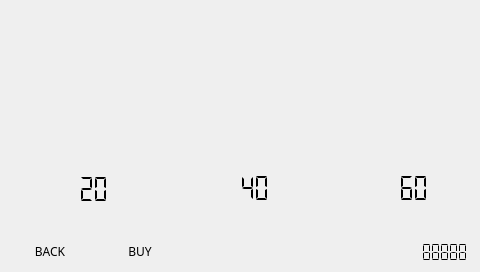
<?xml version="1.0" encoding="UTF-8"?>
<ui version="4.0">
 <class>shop</class>
 <widget class="QWidget" name="shop">
  <property name="geometry">
   <rect>
    <x>0</x>
    <y>0</y>
    <width>480</width>
    <height>272</height>
   </rect>
  </property>
  <property name="windowTitle">
   <string>Shop</string>
  </property>
  <widget class="QLabel" name="background_image">
   <property name="geometry">
    <rect>
     <x>0</x>
     <y>0</y>
     <width>481</width>
     <height>281</height>
    </rect>
   </property>
   <property name="text">
    <string/>
   </property>
   <property name="pixmap">
    <pixmap>images/backgrounds/background.png</pixmap>
   </property>
   <property name="scaledContents">
    <bool>true</bool>
   </property>
  </widget>
  <widget class="QPushButton" name="buy_egg_button">
   <property name="geometry">
    <rect>
     <x>100</x>
     <y>240</y>
     <width>80</width>
     <height>22</height>
    </rect>
   </property>
   <property name="font">
    <font>
     <family>PKMN RBYGSC</family>
    </font>
   </property>
   <property name="styleSheet">
    <string notr="true">border-radius: 10px;
border-width: 0px;
background-color: transparent;
border-image: url(images/backgrounds/button_background.png) 0 0 0 0 stretch stretch;</string>
   </property>
   <property name="text">
    <string>BUY</string>
   </property>
  </widget>
  <widget class="QPushButton" name="back_button">
   <property name="geometry">
    <rect>
     <x>10</x>
     <y>240</y>
     <width>80</width>
     <height>22</height>
    </rect>
   </property>
   <property name="font">
    <font>
     <family>PKMN RBYGSC</family>
    </font>
   </property>
   <property name="styleSheet">
    <string notr="true">border-radius: 10px;
border-width: 0px;
background-color: transparent;
border-image: url(images/backgrounds/button_background.png) 0 0 0 0 stretch stretch;</string>
   </property>
   <property name="text">
    <string>BACK</string>
   </property>
  </widget>
  <widget class="QRadioButton" name="pokemon_button_1">
   <property name="enabled">
    <bool>true</bool>
   </property>
   <property name="geometry">
    <rect>
     <x>5</x>
     <y>5</y>
     <width>153</width>
     <height>221</height>
    </rect>
   </property>
   <property name="sizePolicy">
    <sizepolicy hsizetype="Fixed" vsizetype="Fixed">
     <horstretch>0</horstretch>
     <verstretch>0</verstretch>
    </sizepolicy>
   </property>
   <property name="styleSheet">
    <string notr="true">QRadioButton {
border-radius: 10px;
border-width: 0px;
background-color: transparent;
}

QRadioButton::indicator {
width: 0px;
height: 0px;
border-radius: 0px;
}

QRadioButton::indicator::unchecked{ 
width: 0px;
height: 0px;
border-radius: 0px;
}

QRadioButton::indicator::checked{ 
width: 0px;
height: 0px;
border-radius: 0px;
}</string>
   </property>
   <property name="text">
    <string/>
   </property>
   <property name="iconSize">
    <size>
     <width>32</width>
     <height>32</height>
    </size>
   </property>
   <property name="checked">
    <bool>true</bool>
   </property>
  </widget>
  <widget class="QRadioButton" name="pokemon_button_3">
   <property name="enabled">
    <bool>true</bool>
   </property>
   <property name="geometry">
    <rect>
     <x>321</x>
     <y>5</y>
     <width>153</width>
     <height>221</height>
    </rect>
   </property>
   <property name="sizePolicy">
    <sizepolicy hsizetype="Fixed" vsizetype="Fixed">
     <horstretch>0</horstretch>
     <verstretch>0</verstretch>
    </sizepolicy>
   </property>
   <property name="styleSheet">
    <string notr="true">QRadioButton {
border-radius: 10px;
border-width: 0px;
background-color: transparent;
}

QRadioButton::indicator {
width: 0px;
height: 0px;
border-radius: 0px;
}

QRadioButton::indicator::unchecked{ 
width: 0px;
height: 0px;
border-radius: 0px;
}

QRadioButton::indicator::checked{ 
width: 0px;
height: 0px;
border-radius: 0px;
}</string>
   </property>
   <property name="text">
    <string/>
   </property>
   <property name="iconSize">
    <size>
     <width>32</width>
     <height>32</height>
    </size>
   </property>
  </widget>
  <widget class="QRadioButton" name="pokemon_button_2">
   <property name="enabled">
    <bool>true</bool>
   </property>
   <property name="geometry">
    <rect>
     <x>163</x>
     <y>5</y>
     <width>153</width>
     <height>221</height>
    </rect>
   </property>
   <property name="sizePolicy">
    <sizepolicy hsizetype="Fixed" vsizetype="Fixed">
     <horstretch>0</horstretch>
     <verstretch>0</verstretch>
    </sizepolicy>
   </property>
   <property name="styleSheet">
    <string notr="true">QRadioButton {
border-radius: 10px;
border-width: 0px;
background-color: transparent;
}

QRadioButton::indicator {
width: 0px;
height: 0px;
border-radius: 0px;
}

QRadioButton::indicator::unchecked{ 
width: 0px;
height: 0px;
border-radius: 0px;
}

QRadioButton::indicator::checked{ 
width: 0px;
height: 0px;
border-radius: 0px;
}</string>
   </property>
   <property name="text">
    <string/>
   </property>
   <property name="iconSize">
    <size>
     <width>32</width>
     <height>32</height>
    </size>
   </property>
  </widget>
  <widget class="QLabel" name="pokemon_unchecked_1">
   <property name="geometry">
    <rect>
     <x>5</x>
     <y>5</y>
     <width>153</width>
     <height>221</height>
    </rect>
   </property>
   <property name="styleSheet">
    <string notr="true">border-radius: 15px;
border-width: 0px;
background-color: transparent;
border-image: url(images/backgrounds/notification_background_dark.png) 0 0 0 0 stretch stretch;</string>
   </property>
   <property name="text">
    <string/>
   </property>
   <property name="scaledContents">
    <bool>true</bool>
   </property>
  </widget>
  <widget class="QLabel" name="pokemon_unchecked_2">
   <property name="geometry">
    <rect>
     <x>163</x>
     <y>5</y>
     <width>153</width>
     <height>221</height>
    </rect>
   </property>
   <property name="styleSheet">
    <string notr="true">border-radius: 15px;
border-width: 0px;
background-color: transparent;
border-image: url(images/backgrounds/notification_background_dark.png) 0 0 0 0 stretch stretch;</string>
   </property>
   <property name="text">
    <string/>
   </property>
   <property name="scaledContents">
    <bool>true</bool>
   </property>
  </widget>
  <widget class="QLabel" name="pokemon_unchecked_3">
   <property name="geometry">
    <rect>
     <x>321</x>
     <y>5</y>
     <width>153</width>
     <height>221</height>
    </rect>
   </property>
   <property name="styleSheet">
    <string notr="true">border-radius: 15px;
border-width: 0px;
background-color: transparent;
border-image: url(images/backgrounds/notification_background_dark.png) 0 0 0 0 stretch stretch;</string>
   </property>
   <property name="text">
    <string/>
   </property>
   <property name="scaledContents">
    <bool>true</bool>
   </property>
  </widget>
  <widget class="QLabel" name="pokemon_checked_1">
   <property name="geometry">
    <rect>
     <x>5</x>
     <y>5</y>
     <width>153</width>
     <height>221</height>
    </rect>
   </property>
   <property name="styleSheet">
    <string notr="true">border-radius: 15px;
border-width: 0px;
background-color: transparent;
border-image: url(images/backgrounds/notification_background.png) 0 0 0 0 stretch stretch;</string>
   </property>
   <property name="text">
    <string/>
   </property>
   <property name="scaledContents">
    <bool>true</bool>
   </property>
  </widget>
  <widget class="QLabel" name="pokemon_checked_2">
   <property name="geometry">
    <rect>
     <x>163</x>
     <y>5</y>
     <width>153</width>
     <height>221</height>
    </rect>
   </property>
   <property name="styleSheet">
    <string notr="true">border-radius: 15px;
border-width: 0px;
background-color: transparent;
border-image: url(images/backgrounds/notification_background.png) 0 0 0 0 stretch stretch;</string>
   </property>
   <property name="text">
    <string/>
   </property>
   <property name="scaledContents">
    <bool>true</bool>
   </property>
  </widget>
  <widget class="QLabel" name="pokemon_checked_3">
   <property name="geometry">
    <rect>
     <x>321</x>
     <y>5</y>
     <width>153</width>
     <height>221</height>
    </rect>
   </property>
   <property name="styleSheet">
    <string notr="true">border-radius: 15px;
border-width: 0px;
background-color: transparent;
border-image: url(images/backgrounds/notification_background.png) 0 0 0 0 stretch stretch;</string>
   </property>
   <property name="text">
    <string/>
   </property>
   <property name="scaledContents">
    <bool>true</bool>
   </property>
  </widget>
  <widget class="QLCDNumber" name="pokecoin_counter">
   <property name="geometry">
    <rect>
     <x>420</x>
     <y>242</y>
     <width>51</width>
     <height>21</height>
    </rect>
   </property>
   <property name="styleSheet">
    <string notr="true">border: 0px;
border-width: 0px;
background-color: transparent;
</string>
   </property>
   <property name="segmentStyle">
    <enum>QLCDNumber::Flat</enum>
   </property>
   <property name="intValue" stdset="0">
    <number>88888</number>
   </property>
  </widget>
  <widget class="QLabel" name="pokecoin_background">
   <property name="geometry">
    <rect>
     <x>411</x>
     <y>242</y>
     <width>60</width>
     <height>21</height>
    </rect>
   </property>
   <property name="styleSheet">
    <string notr="true">border-radius: 5px;
border-width: 0px;
background-color: transparent;
border-image: url(images/backgrounds/button_background.png) 0 0 0 0 stretch stretch;</string>
   </property>
   <property name="text">
    <string/>
   </property>
   <property name="scaledContents">
    <bool>true</bool>
   </property>
  </widget>
  <widget class="QLabel" name="pokecoin_icon">
   <property name="geometry">
    <rect>
     <x>390</x>
     <y>237</y>
     <width>30</width>
     <height>30</height>
    </rect>
   </property>
   <property name="styleSheet">
    <string notr="true">border-radius: 5px;
background-color: transparent;
</string>
   </property>
   <property name="text">
    <string/>
   </property>
   <property name="pixmap">
    <pixmap>images/icons/pokecoin_icon.png</pixmap>
   </property>
   <property name="scaledContents">
    <bool>true</bool>
   </property>
  </widget>
  <widget class="QLCDNumber" name="pokemon_cost_1">
   <property name="geometry">
    <rect>
     <x>69</x>
     <y>174</y>
     <width>51</width>
     <height>31</height>
    </rect>
   </property>
   <property name="styleSheet">
    <string notr="true">border: 0px;
border-width: 0px;
background-color: transparent;
</string>
   </property>
   <property name="digitCount">
    <number>2</number>
   </property>
   <property name="segmentStyle">
    <enum>QLCDNumber::Flat</enum>
   </property>
   <property name="intValue" stdset="0">
    <number>20</number>
   </property>
  </widget>
  <widget class="QLabel" name="pokemon_cost_icon_1">
   <property name="geometry">
    <rect>
     <x>40</x>
     <y>171</y>
     <width>35</width>
     <height>35</height>
    </rect>
   </property>
   <property name="styleSheet">
    <string notr="true">border-radius: 5px;
background-color: transparent;
</string>
   </property>
   <property name="text">
    <string/>
   </property>
   <property name="scaledContents">
    <bool>true</bool>
   </property>
  </widget>
  <widget class="QLCDNumber" name="pokemon_cost_2">
   <property name="geometry">
    <rect>
     <x>230</x>
     <y>173</y>
     <width>51</width>
     <height>31</height>
    </rect>
   </property>
   <property name="styleSheet">
    <string notr="true">border: 0px;
border-width: 0px;
background-color: transparent;
</string>
   </property>
   <property name="digitCount">
    <number>2</number>
   </property>
   <property name="segmentStyle">
    <enum>QLCDNumber::Flat</enum>
   </property>
   <property name="intValue" stdset="0">
    <number>40</number>
   </property>
  </widget>
  <widget class="QLabel" name="pokemon_cost_icon_2">
   <property name="geometry">
    <rect>
     <x>201</x>
     <y>170</y>
     <width>35</width>
     <height>35</height>
    </rect>
   </property>
   <property name="styleSheet">
    <string notr="true">border-radius: 5px;
background-color: transparent;
</string>
   </property>
   <property name="text">
    <string/>
   </property>
   <property name="scaledContents">
    <bool>true</bool>
   </property>
  </widget>
  <widget class="QLCDNumber" name="pokemon_cost_3">
   <property name="geometry">
    <rect>
     <x>389</x>
     <y>173</y>
     <width>51</width>
     <height>31</height>
    </rect>
   </property>
   <property name="styleSheet">
    <string notr="true">border: 0px;
border-width: 0px;
background-color: transparent;
</string>
   </property>
   <property name="digitCount">
    <number>2</number>
   </property>
   <property name="segmentStyle">
    <enum>QLCDNumber::Flat</enum>
   </property>
   <property name="intValue" stdset="0">
    <number>60</number>
   </property>
  </widget>
  <widget class="QLabel" name="pokemon_cost_icon_3">
   <property name="geometry">
    <rect>
     <x>360</x>
     <y>170</y>
     <width>35</width>
     <height>35</height>
    </rect>
   </property>
   <property name="styleSheet">
    <string notr="true">border-radius: 5px;
background-color: transparent;
</string>
   </property>
   <property name="text">
    <string/>
   </property>
   <property name="scaledContents">
    <bool>true</bool>
   </property>
  </widget>
  <widget class="QLabel" name="egg_icon_1">
   <property name="geometry">
    <rect>
     <x>25</x>
     <y>20</y>
     <width>113</width>
     <height>113</height>
    </rect>
   </property>
   <property name="styleSheet">
    <string notr="true">border-radius: 5px;
background-color: transparent;
</string>
   </property>
   <property name="text">
    <string/>
   </property>
   <property name="scaledContents">
    <bool>true</bool>
   </property>
  </widget>
  <widget class="QLabel" name="egg_icon_2">
   <property name="geometry">
    <rect>
     <x>183</x>
     <y>20</y>
     <width>113</width>
     <height>113</height>
    </rect>
   </property>
   <property name="styleSheet">
    <string notr="true">border-radius: 5px;
background-color: transparent;
</string>
   </property>
   <property name="text">
    <string/>
   </property>
   <property name="scaledContents">
    <bool>true</bool>
   </property>
  </widget>
  <widget class="QLabel" name="egg_icon_3">
   <property name="geometry">
    <rect>
     <x>341</x>
     <y>20</y>
     <width>113</width>
     <height>113</height>
    </rect>
   </property>
   <property name="styleSheet">
    <string notr="true">border-radius: 5px;
background-color: transparent;
</string>
   </property>
   <property name="text">
    <string/>
   </property>
   <property name="scaledContents">
    <bool>true</bool>
   </property>
  </widget>
  <zorder>background_image</zorder>
  <zorder>pokecoin_background</zorder>
  <zorder>pokemon_checked_2</zorder>
  <zorder>pokemon_checked_1</zorder>
  <zorder>pokemon_checked_3</zorder>
  <zorder>pokemon_unchecked_3</zorder>
  <zorder>pokemon_unchecked_2</zorder>
  <zorder>pokemon_unchecked_1</zorder>
  <zorder>buy_egg_button</zorder>
  <zorder>back_button</zorder>
  <zorder>pokecoin_counter</zorder>
  <zorder>pokecoin_icon</zorder>
  <zorder>pokemon_cost_1</zorder>
  <zorder>pokemon_cost_icon_1</zorder>
  <zorder>pokemon_cost_2</zorder>
  <zorder>pokemon_cost_icon_2</zorder>
  <zorder>pokemon_cost_3</zorder>
  <zorder>pokemon_cost_icon_3</zorder>
  <zorder>egg_icon_1</zorder>
  <zorder>egg_icon_2</zorder>
  <zorder>egg_icon_3</zorder>
  <zorder>pokemon_button_1</zorder>
  <zorder>pokemon_button_3</zorder>
  <zorder>pokemon_button_2</zorder>
 </widget>
 <resources/>
 <connections/>
</ui>
